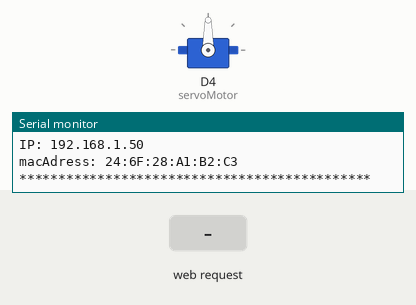
Bench run of a sketch on a simulated ESP8266 (NodeMCU). Parts: servo, the last lines printed to the serial monitor. The inputs (shaded band) are chosen by the test bench. WiFi joins after 1.5 s; servers stay silent unless stated.

Above: at 2.7 s.
2.8 s: HTTP request GET /?Servo=180 received
At 4.0 s:
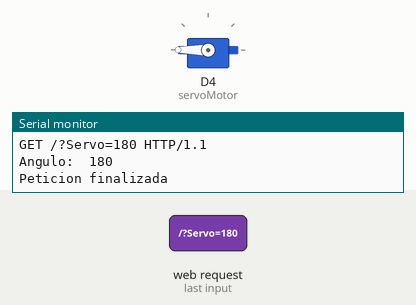
4.3 s: HTTP request GET /?Servo=0 received
At 5.2 s:
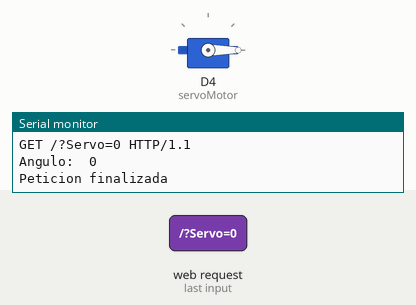
Timing chart, 0 to 7.3 s (numbered marks = the images above; inputs shaded):
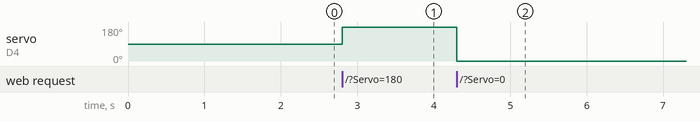

The sketch:

cervoweb.ino
```cpp
//Andrés Romano CI:4.760.801-9 Actividad Control Servo Int.Sist.Cont 2021
#include <ESP8266WiFi.h>
#include <Servo.h>

String ssid     = "";
String password = "";
WiFiServer server(80); //objeto de la clase WiFiServer
int estado = 0;
Servo servoMotor;

void setup() {
  // Inicia Serial
  Serial.begin(115200);
  Serial.println("\n");

  servoMotor.attach(D4, 500, 2400);
  // Conexión WIFI
  WiFi.begin(ssid, password);
  while (WiFi.status() != WL_CONNECTED ) {
    delay(500);
    Serial.print(".");
  }
  Serial.println("");
  Serial.println("********************************************");
  Serial.print("Conectado a la red WiFi: ");
  Serial.println(WiFi.SSID());
  Serial.print("IP: ");
  Serial.println(WiFi.localIP());
  Serial.print("macAdress: ");
  Serial.println(WiFi.macAddress());
  Serial.println("*********************************************");

  server.begin(); //begin() levantamos el servidor
  servoMotor.write(90);
}

void loop() {

  WiFiClient client = server.available(); //objeto de la clase WiFiClient
  // avalaible() detecta un cliente nuevo del objeto de la clase WifiServer
  if(!client){
    return;
  }

  Serial.println("Nuevo cliente...");
  while(!client.available()){ //espera a un cliente diponible
    delay(1);
  }

  String peticion = client.readStringUntil('\r'); //lee la peticion del cliente
  Serial.println(peticion);
  client.flush(); //limpia la peticion del cliente

  if(peticion.indexOf("Servo=180") != -1)
  {
    estado=180;
    Serial.print("Angulo:  ");
    Serial.println(estado);
  }
  if(peticion.indexOf("Servo=0") != -1)
  {
    estado=0;
    Serial.print("Angulo:  ");
    Serial.println(estado);
  }

  servoMotor.write(estado);


  client.println("HTTP/1.1 200 OK");
  client.println("");
  client.println("");
  client.println("");
  client.println("");

    //INICIA LA PAGINA

client.println("<!DOCTYPE html><html lang='en'><head><meta charset='UTF-8'>");
client.println("<meta name='viewport' content='width=device-width, initial-scale=1.0'>");
client.println("<title>ServoMotor</title></head>");
client.println("<body style='font-family: Century gothic; width: 800;'><center>");
client.println("<div style='box-shadow: 0px 0px 20px 8px rgba(0,0,0,0.22); padding: 20px; width: 300px; display: inline-block; margin: 30px;'> ");
client.println("<h1>Servo 1</h1>");

if(estado==0)
  client.println("<h2>El servo motor está a la derecha</h2>");
else
  client.println("<h2>El servo motor está a la izquierda</h2>");

client.println("<button style='background-color:red;  color:white; border-radius: 10px; border-color: rgb(255, 0, 0);' ");
client.println("type='button' onClick=location.href='/Servo=0'><h2>GiroHorario</h2>");
client.println("</button> <button style='background-color:blue; color:white; border-radius: 10px; border-color: rgb(25, 255, 4);' ");
client.println("type='button' onClick=location.href='/Servo=180'><h2>GiroAntiHorario</h2>");
client.println("</button></div></center></body></html>");

    //FIN DE LA PAGINA

  delay(20);
  Serial.println("Peticion finalizada");
  Serial.println("");
}
```

Measured:
- after the input at 2.8 s, servo on D4 (servoMotor): 90° → 180° at once
- after the input at 4.3 s, servo on D4 (servoMotor): 180° → 0° at once
